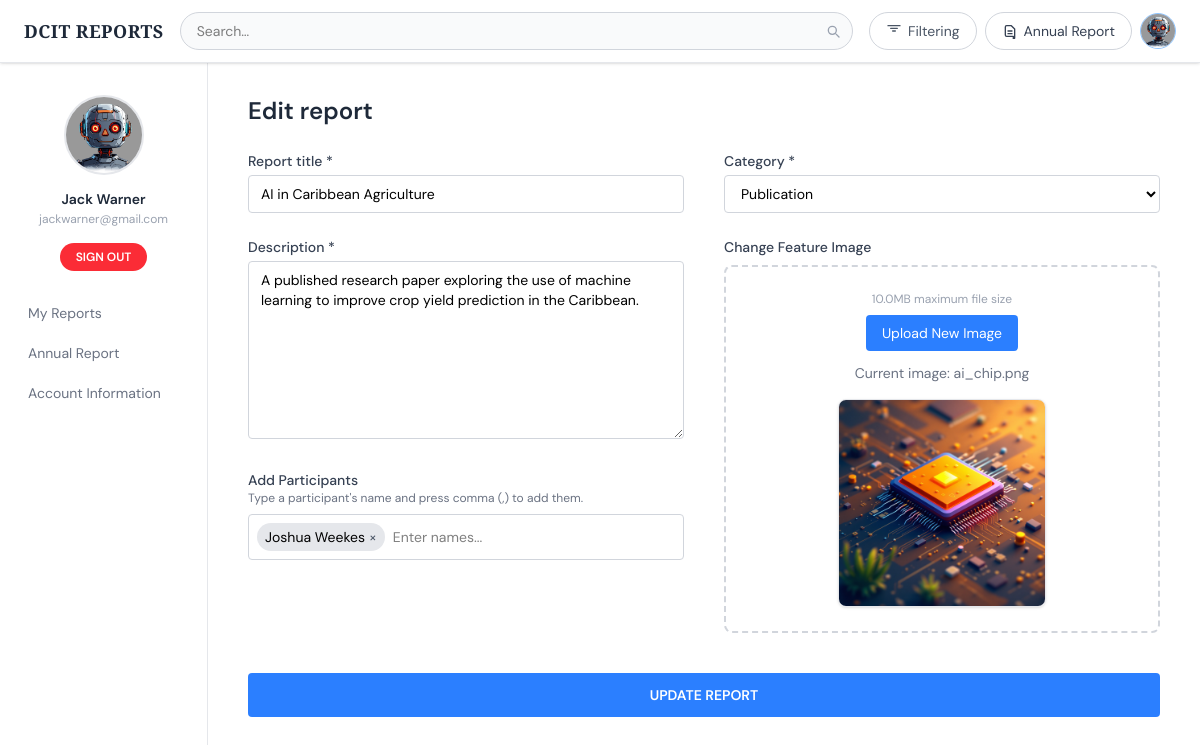
The app's page /users/profile/edit-report/1 (signed in) with its own data.
### users/models.py (models this page shows, shortened)
class UserProfilePic(models.Model):
    GENDER_CHOICES = [
        ('male', 'Male'),
        ('female', 'Female'),
        ('other', 'Other'),
    ]
    user = models.OneToOneField(
        User,
        on_delete=models.CASCADE,
        related_name='profile_pic',
        unique=True
    )
    profilePic = models.ImageField(
        default="profile_pictures/user.png",
        upload_to='profile_pictures'
    )
    phone = models.CharField(
        max_length=30,
        blank=True,
        null=True
    )
    gender = models.CharField(
        max_length=10,
        choices=GENDER_CHOICES,
        blank=True,
        null=True
    )

### reports/models.py (models this page shows, shortened)
class Report(models.Model):
    user = models.ForeignKey(User,on_delete=models.CASCADE,null=False,related_name='reports')
    title = models.CharField(max_length=200,blank=False,null=False, db_index=True)
    description = models.TextField(null=False,blank=False)
    participants = models.ManyToManyField(Participant,blank=True)
    category = models.ForeignKey(Category,on_delete=models.SET_NULL,default=1,null=True)
    committees= models.ManyToManyField(Committee,blank=True)
    feature_image = models.ImageField(default='default_image.jpg',upload_to='report_images')
    date_of_report= models.DateField(blank=False,null=False,default=timezone.now)
    created = models.DateTimeField(auto_now_add=True)
    updated = models.DateTimeField(auto_now=True)
    isActive = models.BooleanField(auto_created=True,default=True)
    objects = ReportQuerySet.as_manager()#Custom manager
    class Meta:
        ordering = ['-date_of_report','-created','-updated']

class Category(models.Model):
    name = models.CharField(max_length=200,blank=False,null= False)
    regex = models.TextField(blank=True,null=True)

### users/views.py (the view, shortened to what this page needs)
# urls.py: path("profile/edit-report/<int:pk>",view=edit_report_view,name="edit-report"),
@login_required
def edit_report_view(request, pk):
    report = get_object_or_404(Report, id=pk, user=request.user, isActive=True)
    dependencies = _get_report_form_dependencies()
    context = _build_report_context(
        page='create-report',
        dependencies=dependencies,
        report=report,
    )
    return render(request, "users/create_report.html", context)

### users/views.py (called while the page is built, shortened)
def _get_report_form_dependencies():
    return {
        'categories': Category.objects.all().order_by('name'),
        'committees': Committee.objects.all().order_by('name'),
    }

def _build_report_context(page, dependencies, report=None, form_data=None):
    context = {
        'page': page,
        'categories': dependencies['categories'],
        'committees': dependencies['committees'],
    }
    if report is not None:
        context['report'] = report
    return context

### users/templates/users/create_report.html (shortened to what this page needs)
{% extends "base.html" %}
{% block body %}
<div class="flex min-h-screen">
  {% include "users/sidebar.html" %}
  <main class="flex-1 bg-white px-10 py-8">
    <h1 class="text-2xl font-semibold text-gray-800 mb-6">
      {% if report %}Edit report{% else %}Create a new report{% endif %}
    </h1>
    <form
      method="POST"
      enctype="multipart/form-data"
      action="{% if report %}{% url 'users:edit-report' report.id %}{% else %}{% url 'users:create-report' %}{% endif %}"
    >
      <div class="grid grid-cols-2 gap-10">
        <div>
          <label class="block text-sm font-medium text-gray-700">
            Report title *
          </label>
          <input
            type="text"
            name="title"
            placeholder="New Report"
            value="{% if form_data.title %}{{ form_data.title }}{% elif report %}{{ report.title }}{% endif %}"
            class="mt-1 w-full border border-gray-300 rounded px-3 py-2 text-sm"
            required
          />
          <label class="block text-sm font-medium text-gray-700 mt-6">
            Description *
          </label>
          <textarea
            name="description"
            rows="8"
            placeholder="New Report Description"
            class="mt-1 w-full border border-gray-300 rounded px-3 py-2 text-sm"
            required
          >{% if form_data.description %}{{ form_data.description }}{% elif report %}{{ report.description }}{% endif %}</textarea>
          <label class="block text-sm font-medium text-gray-700 mt-6">
            Add Participants
          </label>
          <p class="text-xs text-gray-500 mb-2">
            Type a participant's name and press comma (,) to add them.
          </p>
          <div
            id="participants-container"
            class="flex flex-wrap gap-2 border border-gray-300 rounded px-2 py-2"
          >
            <input
              type="text"
              id="participant-input"
              class="flex-1 outline-none text-sm min-w-[140px]"
              placeholder="Enter names..."
            />
          </div>
        </div>
        <div>
          <label class="block text-sm font-medium text-gray-700">
            Category *
          </label>
          <select
            name="category"
            class="mt-1 w-full border border-gray-300 rounded px-3 py-2 text-sm"
            required
          >
            {% for category in categories %}
              <option value="{{ category.id }}"
                {% if form_data.category_id == category.id|stringformat:"s" %}
                  selected
                {% elif report and report.category and report.category.id == category.id %}
                  selected
                {% endif %}
              >
                {{ category.name }}
              </option>
            {% endfor %}
          </select>
          <label class="block text-sm font-medium text-gray-700 mt-6">
            {% if report %}Change Feature Image{% else %}Add Feature Image{% endif %}
          </label>
          <div class="mt-2 border-2 border-dashed border-gray-300 rounded-lg p-6 text-center">
            <p class="text-xs text-gray-400 mb-2">
              10.0MB maximum file size
            </p>
            <label
              for="imageUpload"
              class="cursor-pointer inline-block px-4 py-2 bg-blue-500 text-white text-sm rounded hover:bg-blue-600"
            >
              {% if report %}Upload New Image{% else %}Upload Image{% endif %}
            </label>
            <p id="imageFileName" class="mt-3 text-sm text-gray-500">
              {% if report and report.feature_image %}
                Current image: {{ report.feature_image.name|cut:"report_images/" }}
              {% else %}
                No image selected
              {% endif %}
            </p>
            <div id="imagePreviewWrapper" class="mt-4 {% if report and report.feature_image %}{% else %}hidden{% endif %}">
              <img
                id="imagePreview"
                src="{% if report and report.feature_image %}{{ report.feature_image.url }}{% endif %}"
                alt="Selected image preview"
                class="mx-auto max-h-52 rounded-lg border border-gray-200 shadow-sm object-contain"
              />
            </div>
          </div>
        </div>
      </div>
      <div class="mt-10">
        <button
          type="submit"
          class="w-full bg-blue-500 hover:bg-blue-600 text-white text-sm font-semibold py-3 rounded"
        >
          {% if report %}UPDATE REPORT{% else %}SUBMIT REPORT FOR APPROVAL{% endif %}
        </button>
      </div>
    </form>
  </main>
</div>
{% endblock %}

### templates/base.html (shortened to what this page needs)
<!DOCTYPE html>
<html lang="en">
<head>
    <script src="https://cdn.jsdelivr.net/npm/@tailwindcss/browser@4"></script>
</head>
<body class="bg-gray-50 min-h-screen">
<header class="w-full bg-white border-b border-gray-200 px-3 sm:px-6 py-3 sticky top-0 z-40 shadow-sm">
  <div class="flex items-center gap-2 sm:gap-4">
    <a href="{% url 'reports:index' %}" class="font-display text-base sm:text-lg font-bold tracking-wide text-gray-800 whitespace-nowrap shrink-0">
      DCIT REPORTS
    </a>
    <form method="GET" action="{% url 'reports:index' %}" class="flex-1 min-w-0">
      <div class="relative">
        <input name="q" type="text" value="{{ request.GET.q }}" placeholder="Search…"
          class="w-full rounded-full border border-gray-300 bg-gray-50 px-4 py-2 pr-10 text-sm focus:outline-none focus:ring-2 focus:ring-blue-200 focus:border-blue-400 transition"/>
        <button type="submit" class="absolute right-3 top-1/2 -translate-y-1/2 text-gray-400 hover:text-gray-600">
          <svg xmlns="http://www.w3.org/2000/svg" class="h-4 w-4" fill="none" viewBox="0 0 24 24" stroke="currentColor">
            <path stroke-linecap="round" stroke-linejoin="round" stroke-width="2" d="M21 21l-4.35-4.35M17 11A6 6 0 115 11a6 6 0 0112 0z"/>
          </svg>
        </button>
      </div>
    </form>
    <div class="flex items-center gap-1.5 sm:gap-2 shrink-0">
      <button id="open-filter"
        class="flex items-center gap-1.5 rounded-full border border-gray-300 bg-white px-2.5 sm:px-4 py-2 text-sm text-gray-600 hover:bg-gray-50 transition">
        <svg xmlns="http://www.w3.org/2000/svg" class="h-4 w-4 shrink-0" fill="none" viewBox="0 0 24 24" stroke="currentColor">
          <path stroke-linecap="round" stroke-linejoin="round" stroke-width="2" d="M3 4h18M7 8h10M10 12h4"/>
        </svg>
        <span class="hidden sm:inline">Filtering</span>
      </button>
      <a href="{% url 'reports:annual_report' %}"
         class="flex items-center gap-1.5 rounded-full border border-gray-300 bg-white px-2.5 sm:px-4 py-2 text-sm text-gray-700 hover:bg-gray-50 transition">
        <svg xmlns="http://www.w3.org/2000/svg" class="h-4 w-4 shrink-0" fill="none" viewBox="0 0 24 24" stroke="currentColor">
          <path stroke-linecap="round" stroke-linejoin="round" stroke-width="2" d="M9 12h6m-6 4h6m2 4H7a2 2 0 01-2-2V6a2 2 0 012-2h7l5 5v13a2 2 0 01-2 2z"/>
        </svg>
        <span class="hidden sm:inline">Annual Report</span>
      </a>
      {% if request.user.is_authenticated %}
      <a href="{% url 'users:profile' %}"
         title="{{ user.get_full_name|default:user.username }}"
         class="flex items-center justify-center w-9 h-9 rounded-full border border-blue-300 bg-blue-50 hover:bg-blue-100 overflow-hidden transition shrink-0">
        <img src="{{ user.profile_pic.profilePic.url }}" alt="Profile Picture" class="w-full h-full object-cover">
      </a>
      {% endif %}
    </div>
  </div>
</header>
{% block body %}{% endblock %}
</body>
</html>

### users/templates/users/sidebar.html
 <aside class="w-52 shrink-0 bg-white border-r border-gray-200 flex flex-col items-center pt-8 pb-6 px-4 gap-4">
    <div class="w-20 h-20 rounded-full bg-gray-100 border-2 border-gray-200 overflow-hidden flex items-center justify-center">
        <img src="{{ user.profile_pic.profilePic.url }}" alt="User Avatar" class="w-full h-full object-cover">
    </div>
    <div class="text-center">
      <p class="font-semibold text-sm text-gray-800 leading-tight">{{ user.get_full_name|default:user.username }}</p>
      <p class="text-xs text-gray-400 mt-0.5 break-all">{{user.email}}</p>
    </div>
    <a href="{%url 'users:logout' %}"
      class="px-4 py-1.5 rounded-full bg-red-500 hover:bg-red-600 text-white text-xs font-semibold transition">
      SIGN OUT
    </a>
    <nav class="w-full mt-2 space-y-1">
  <a href="{% url 'users:profile' %}"
     class="block w-full text-sm px-3 py-2 rounded-lg transition
     {% if page == 'reports' %}
       font-semibold text-blue-600 bg-blue-50
     {% else %}
       text-gray-500 hover:text-gray-800 hover:bg-gray-50
     {% endif %}">
    My Reports
  </a>
  <a href="{% url 'reports:annual_report' %}"
     class="block w-full text-sm px-3 py-2 rounded-lg transition
     {% if page == 'annual' %}
       font-semibold text-blue-600 bg-blue-50
     {% else %}
       text-gray-500 hover:text-gray-800 hover:bg-gray-50
     {% endif %}">
    Annual Report
  </a>
  <a href="{% url 'users:account' %}"
     class="block w-full text-sm px-3 py-2 rounded-lg transition
     {% if page == 'account' %}
       font-semibold text-blue-600 bg-blue-50
     {% else %}
       text-gray-500 hover:text-gray-800 hover:bg-gray-50
     {% endif %}">
    Account Information
  </a>
</nav>
  </aside>

### templates/base.html (style rules this page uses)
body { font-family: 'DM Sans', sans-serif; }
.font-display { font-family: 'Playfair Display', serif; }

### records on screen
Report: title "AI in Caribbean Agriculture", description "A published research paper exploring the use of machine learning to improve crop yield prediction in the Caribbean.", category "Publication", feature_image.name "ai_chip.png", feature_image (picture)

### other values on screen
{{ user.get_full_name|default:user.username }} "Jack Warner"
{{ user.email }} "jackwarner@gmail.com"
